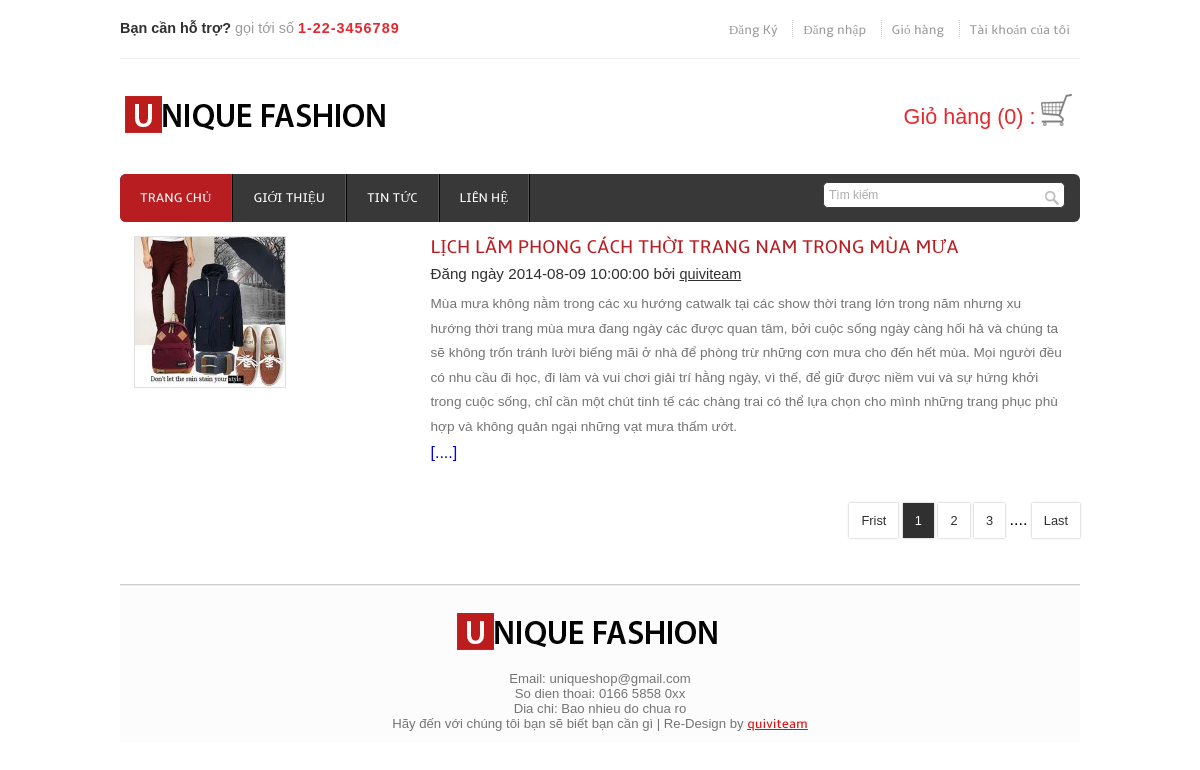
The app's page /index.php?ac=detail_news&id_tin_tuc=1 with its own data.
### tables this page shows
CREATE TABLE IF NOT EXISTS `tbl_tin_tuc` (
  `id_tin_tuc` int(11) NOT NULL AUTO_INCREMENT,
  `tieu_de` varchar(500) NOT NULL,
  `anh_minh_hoa` varchar(500) NOT NULL,
  `noi_dung` text NOT NULL,
  `ngay_dang` datetime NOT NULL,
  PRIMARY KEY (`id_tin_tuc`)
);

### modules/detail_news.php (the view, shortened to what this page needs)
<div class="main">
	<div class="content_tt">
		<?php
		if (isset ( $_GET ['id_tin_tuc'] )) {
			$query = "select * from tbl_tin_tuc where id_tin_tuc=" . $_GET ['id_tin_tuc'];
			$result = mysql_db_query ( "web_ban_quan_ao", $query );
			while ( $row_tintuc = mysql_fetch_assoc ( $result ) ) {
				?>
			<div class="image group">
			<div class="grid images_3_of_1">
				<img src="<?php echo $row_tintuc['anh_minh_hoa'] ?>" alt="" />
			</div>
			<div class="grid news_desc">
				<h3><?php echo $row_tintuc['tieu_de'] ?></h3>
				<h4>
						Đăng ngày <?php echo $row_tintuc['ngay_dang'] ?> bởi <span><a
						href="#">quiviteam</a></span>
				</h4>
					<?php echo $row_tintuc['noi_dung'] ?><a href="#" title="more">[....]</a>
			</div>
		</div>
		<?php
			}
		}
		?>
		<div class="content-pagenation">
			<li><a href="#">Frist</a></li>
			<li class="active"><a href="#">1</a></li>
			<li><a href="#">2</a></li>
			<li><a href="#">3</a></li>
			<li><span>....</span></li>
			<li><a href="#">Last</a></li>
		</div>
	</div>
</div>

### css/style.css (style rules this page uses)
html,body,div,span,applet,object,iframe,h1,h2,h3,h4,h5,h6,p,blockquote,pre,a,abbr,acronym,address,big,cite,code,del,dfn,em,img,ins,kbd,q,s,samp,small,strike,strong,sub,sup,tt,var,b,u,i,dl,dt,dd,ol,nav ul,nav li,fieldset,form,label,legend,table,caption,tbody,tfoot,thead,tr,th,td,article,aside,canvas,details,embed,figure,figcaption,footer,header,hgroup,menu,nav,output,ruby,section,summary,time,mark,audio,video { margin:0;padding:0;border:0;font-size:100%;font:inherit;vertical-align:baseline; }
a { text-decoration:none; }
img { max-width:100%; }
body { font-family: Arial, Helvetica, sans-serif; background: #FFF; }
.main { width: 100%; }
.group:before, .group:after { content: ""; display: table; }
.group:after { clear: both; }
.group { zoom: 1; }
.image { clear: both; padding: 0px; margin: 0px; padding: 1.5%; }
.content_tt { width: 100%; clear: both; }
.image { clear: both; padding: 0px; margin: 0px; padding:1.5%; }
.group:before, .group:after { content:""; display:table; }
.group:after { clear:both; }
.group { zoom:1; }
.grid { display: block; float:left; margin: 0% 0 0% 1.6%; }
.grid:first-child { margin-left: 0; }
.images_3_of_1 { width:30.2%; }
.news_desc { width: 68.1%; }
.images_3_of_1 img { max-width:100%; display:block; border:1px solid #E0E0E0; }
.news_desc h3 { color:#B81D22; margin-bottom:0.3em; font-size:1.2em; text-transform:uppercase; font-family: 'ambleregular'; }
.news_desc h4 span a { text-decoration:underline; }
.news_desc h4 ,.news_desc h4 a { font-size:0.95em; color:#303030;; padding-bottom:5px; }
.news_desc p { font-size:0.85em; padding:5px 0; color:#747474; line-height: 1.8em; }
.content-pagenation { padding:35px 0; text-align:right; }
.content-pagenation li { display: inline-block; }
.content-pagenation li a { color:#303030; font-size: 0.8em; font-family:Verdana, Geneva, Arial, Helvetica, sans-serif; background: #FFF; padding: 10px 12px; box-shadow: 0px 0px 5px #ADADAD; -webkit-box-shadow: 0px 0px 2px #ADADAD; -moz-box-shadow: 0px 0px 2px #ADADAD; -o-box-shadow: 0px 0px 2px #ADADAD; -webkit-transition: all .5s; -moz-transition: all .5s; -o-transition: all .5s; -ms-transition: all .5s; transition: all .5s; }
.content-pagenation li a:hover,.content-pagenation li.active a { background:#303030; color:#FFF; }

### records on screen
tbl_tin_tuc: anh_minh_hoa (picture), tieu_de "LỊCH LÃM PHONG CÁCH THỜI TRANG NAM TRONG MÙA MƯA", ngay_dang "2014-08-09 10:00:00", noi_dung "Mùa mưa không nằm trong các xu hướng catwalk tại các show thời trang lớn trong năm nhưng xu hướng thời trang mùa mưa đang ngày các được quan tâm, bởi cuộc sống ngày càng hối hả và chúng ta sẽ không trốn tránh lười biếng mãi ở nhà để phòng trừ những cơn mưa cho đến hết mùa. Mọi người đều có nhu cầu đi học, đi làm và vui chơi giải trí hằng ngày, vì thế, để giữ được niềm vui và sự hứng khởi trong cuộc sống, chỉ cần một chút tinh tế các chàng trai có thể lựa chọn cho mình những trang phục phù hợp và không quản ngại những vạt mưa thấm ướt."
